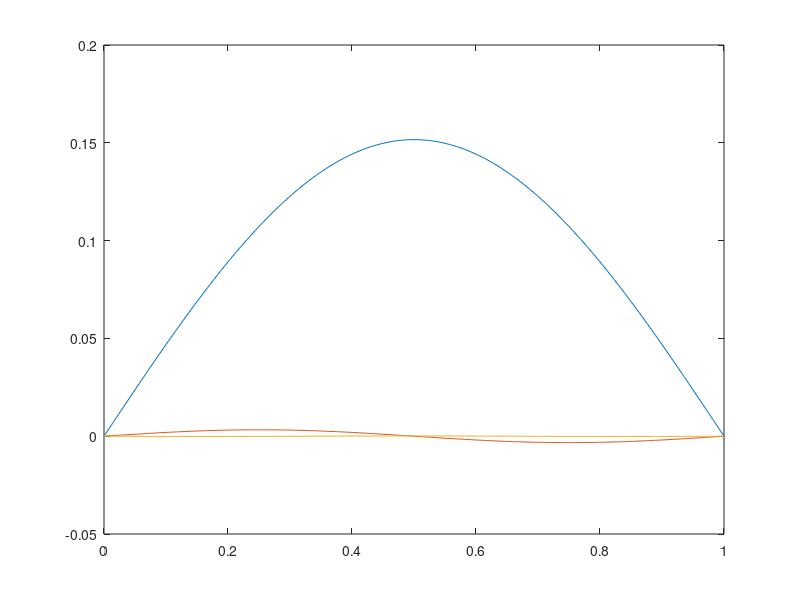

Here is the MATLAB script that generated this plot:
% This was the history from Tuesday (6/3) work session
% Turn this into a real program
% The program should take in N, the number of points in the domain
% It will return the eigenvalues and eigenfunction coefficients
%   associated with the collocation approximation
% Many of the things I ahve done may not make sense at first blush
% Ask me if you have questions

x = linspace(0,1,10)';
DM = abs(repmat(x,1,10)-repmat(x',10,1))
ep = 1;
K = exp(-ep^2*DM.^2)
eig(K)
plot(sort(eig(K)))
semilogy(sort(eig(K),'descend'))
ep = .1;
K = exp(-ep^2*DM.^2)
semilogy(sort(eig(K),'descend'))
x
X = repmat(x,1,10)
j = 1:10
J = repmat(j,10,1)
Int_Kh = @(x,j) -1./(j.^2+j).*x.*(x.^j-1)
A = Int_Kh(X,J)
H_mat = @(z,j) z.^(j-1);
H = H_mat(X,J)
HinvA = H\A;
[V,D] = eig(HinvA)
A
HinvA
format short
HinvA
HinvA.*(abs(HinvA)>1e-10)
x = cos((0:11)/12*pi)
x = cos((0:11)/11*pi)
x = cos((0:11)/11*pi)/2+.5
x = cos((0:11)/11*pi)/2+.5; x = x(2:end-1)'
X = repmat(x,1,10)
Int_Kh = @(x,j) -1./(j.^2+j).*x.*(x.^j-1)
A = Int_Kh(X,J)
H_mat = @(z,j) z.^(j-1);
H = H_mat(X,J)
HinvA = H\A;
HinvA
eig(H)
eig(A)
log(abs(eig(A)))
log10(abs(eig(A)))
log10(abs(eig(HinvA)))
eig(HinvA)
[V,D] = eig(A)
[V,D] = eig(HinvA)
H_mat
c = V(:,1);
xx = linspace(0,1,300)';
XX = repmat(xx,1,10);
JJ = repmat(j,300,1);
HH = H_mat(XX,JJ);
Z = HH*c;
plot(xx,Z)
c = V(:,2);
c = V(:,2);Z = HH*c;plot(xx,Z)
c = V(:,3);Z = HH*c;plot(xx,Z)
[ix,d] = sort(diag(D))
[ix,d] = sort(diag(D),'ascend')
[ix,d] = sort(diag(D),'descend')
n_eig = 1;c = V(:,d(n_eig));Z = HH*c;plot(xx,Z)
n_eig = 2;c = V(:,d(n_eig));Z = HH*c;plot(xx,Z)
n_eig = 3;c = V(:,d(n_eig));Z = HH*c;plot(xx,Z)
n_eig = 4;c = V(:,d(n_eig));Z = HH*c;plot(xx,Z)
n_eig = 5;c = V(:,d(n_eig));Z = HH*c;plot(xx,Z)
ZZ = HH*V(:,d);
plot(xx,ZZ(:,1:3))
